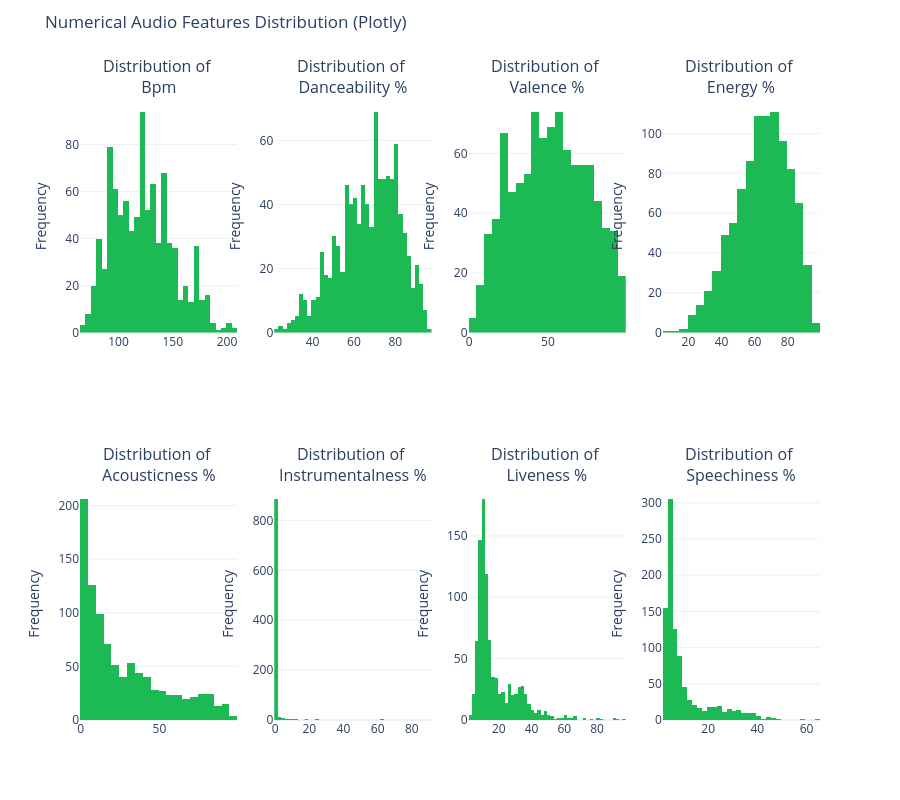

Here is the notebook cell this chart was saved with:
### Code cell
# Distribution Analysis for Numerical Features
audio_features = ['bpm','danceability_%','valence_%','energy_%','acousticness_%','instrumentalness_%','liveness_%','speechiness_%']
stats = df_cleaned[audio_features].describe().T[['mean','50%','std']].round(2)
display(stats)

# Setup the grid for subplots with Plotly
n_rows = 2
n_cols = 4
fig = make_subplots(rows=n_rows, cols=n_cols,
                    subplot_titles=[f'Distribution of <br>{col.replace("_", " ").title()}' for col in audio_features])

# Plot all audio features in a 2x4 grid of histograms
for i, col in enumerate(audio_features):
    row = (i // n_cols) + 1
    col_idx = (i % n_cols) + 1
    
    fig.add_trace(go.Histogram(x=df_cleaned[col], name=col.replace("_", " ").title(), marker_color='#1DB954'),
                  row=row, col=col_idx)
    fig.update_xaxes(title_text='', row=row, col=col_idx)
    fig.update_yaxes(title_text='Frequency', row=row, col=col_idx)

fig.update_layout(title_text='Numerical Audio Features Distribution (Plotly)', title_y=0.98,
                  height=800, showlegend=False, template='plotly_white')
fig.show()
save_div_to_json(fig, 'numerical_audio_features_distribution')

### Figure 1 — Plotly figure (JSON) as saved in the notebook; plotly's stock layout.template omitted (floating-point values rounded to 4 significant figures; data arrays with more than 128 entries replaced by an {"elided": "..."} marker saying what was removed)
{"data": [{"marker": {"color": "#1DB954"}, "name": "Bpm", "type": "histogram", "x": {"elided": "952 int values"}, "xaxis": "x", "yaxis": "y"}, {"marker": {"color": "#1DB954"}, "name": "Danceability %", "type": "histogram", "x": {"elided": "952 int values"}, "xaxis": "x2", "yaxis": "y2"}, {"marker": {"color": "#1DB954"}, "name": "Valence %", "type": "histogram", "x": {"elided": "952 int values"}, "xaxis": "x3", "yaxis": "y3"}, {"marker": {"color": "#1DB954"}, "name": "Energy %", "type": "histogram", "x": {"elided": "952 int values"}, "xaxis": "x4", "yaxis": "y4"}, {"marker": {"color": "#1DB954"}, "name": "Acousticness %", "type": "histogram", "x": {"elided": "952 int values"}, "xaxis": "x5", "yaxis": "y5"}, {"marker": {"color": "#1DB954"}, "name": "Instrumentalness %", "type": "histogram", "x": {"elided": "952 int values"}, "xaxis": "x6", "yaxis": "y6"}, {"marker": {"color": "#1DB954"}, "name": "Liveness %", "type": "histogram", "x": {"elided": "952 int values"}, "xaxis": "x7", "yaxis": "y7"}, {"marker": {"color": "#1DB954"}, "name": "Speechiness %", "type": "histogram", "x": {"elided": "952 int values"}, "xaxis": "x8", "yaxis": "y8"}], "layout": {"annotations": [{"font": {"size": 16}, "showarrow": false, "text": "Distribution of <br>Bpm", "x": 0.1062, "xanchor": "center", "xref": "paper", "y": 1, "yanchor": "bottom", "yref": "paper"}, {"font": {"size": 16}, "showarrow": false, "text": "Distribution of <br>Danceability %", "x": 0.3688, "xanchor": "center", "xref": "paper", "y": 1, "yanchor": "bottom", "yref": "paper"}, {"font": {"size": 16}, "showarrow": false, "text": "Distribution of <br>Valence %", "x": 0.6313, "xanchor": "center", "xref": "paper", "y": 1, "yanchor": "bottom", "yref": "paper"}, {"font": {"size": 16}, "showarrow": false, "text": "Distribution of <br>Energy %", "x": 0.8938, "xanchor": "center", "xref": "paper", "y": 1, "yanchor": "bottom", "yref": "paper"}, {"font": {"size": 16}, "showarrow": false, "text": "Distribution of <br>Acousticness %", "x": 0.1062, "xanchor": "center", "xref": "paper", "y": 0.375, "yanchor": "bottom", "yref": "paper"}, {"font": {"size": 16}, "showarrow": false, "text": "Distribution of <br>Instrumentalness %", "x": 0.3688, "xanchor": "center", "xref": "paper", "y": 0.375, "yanchor": "bottom", "yref": "paper"}, {"font": {"size": 16}, "showarrow": false, "text": "Distribution of <br>Liveness %", "x": 0.6313, "xanchor": "center", "xref": "paper", "y": 0.375, "yanchor": "bottom", "yref": "paper"}, {"font": {"size": 16}, "showarrow": false, "text": "Distribution of <br>Speechiness %", "x": 0.8938, "xanchor": "center", "xref": "paper", "y": 0.375, "yanchor": "bottom", "yref": "paper"}], "height": 800, "showlegend": false, "title": {"text": "Numerical Audio Features Distribution (Plotly)", "y": 0.98}, "xaxis": {"anchor": "y", "domain": [0, 0.2125], "title": {"text": ""}}, "xaxis2": {"anchor": "y2", "domain": [0.2625, 0.475], "title": {"text": ""}}, "xaxis3": {"anchor": "y3", "domain": [0.525, 0.7375], "title": {"text": ""}}, "xaxis4": {"anchor": "y4", "domain": [0.7875, 1], "title": {"text": ""}}, "xaxis5": {"anchor": "y5", "domain": [0, 0.2125], "title": {"text": ""}}, "xaxis6": {"anchor": "y6", "domain": [0.2625, 0.475], "title": {"text": ""}}, "xaxis7": {"anchor": "y7", "domain": [0.525, 0.7375], "title": {"text": ""}}, "xaxis8": {"anchor": "y8", "domain": [0.7875, 1], "title": {"text": ""}}, "yaxis": {"anchor": "x", "domain": [0.625, 1], "title": {"text": "Frequency"}}, "yaxis2": {"anchor": "x2", "domain": [0.625, 1], "title": {"text": "Frequency"}}, "yaxis3": {"anchor": "x3", "domain": [0.625, 1], "title": {"text": "Frequency"}}, "yaxis4": {"anchor": "x4", "domain": [0.625, 1], "title": {"text": "Frequency"}}, "yaxis5": {"anchor": "x5", "domain": [0, 0.375], "title": {"text": "Frequency"}}, "yaxis6": {"anchor": "x6", "domain": [0, 0.375], "title": {"text": "Frequency"}}, "yaxis7": {"anchor": "x7", "domain": [0, 0.375], "title": {"text": "Frequency"}}, "yaxis8": {"anchor": "x8", "domain": [0, 0.375], "title": {"text": "Frequency"}}}}
